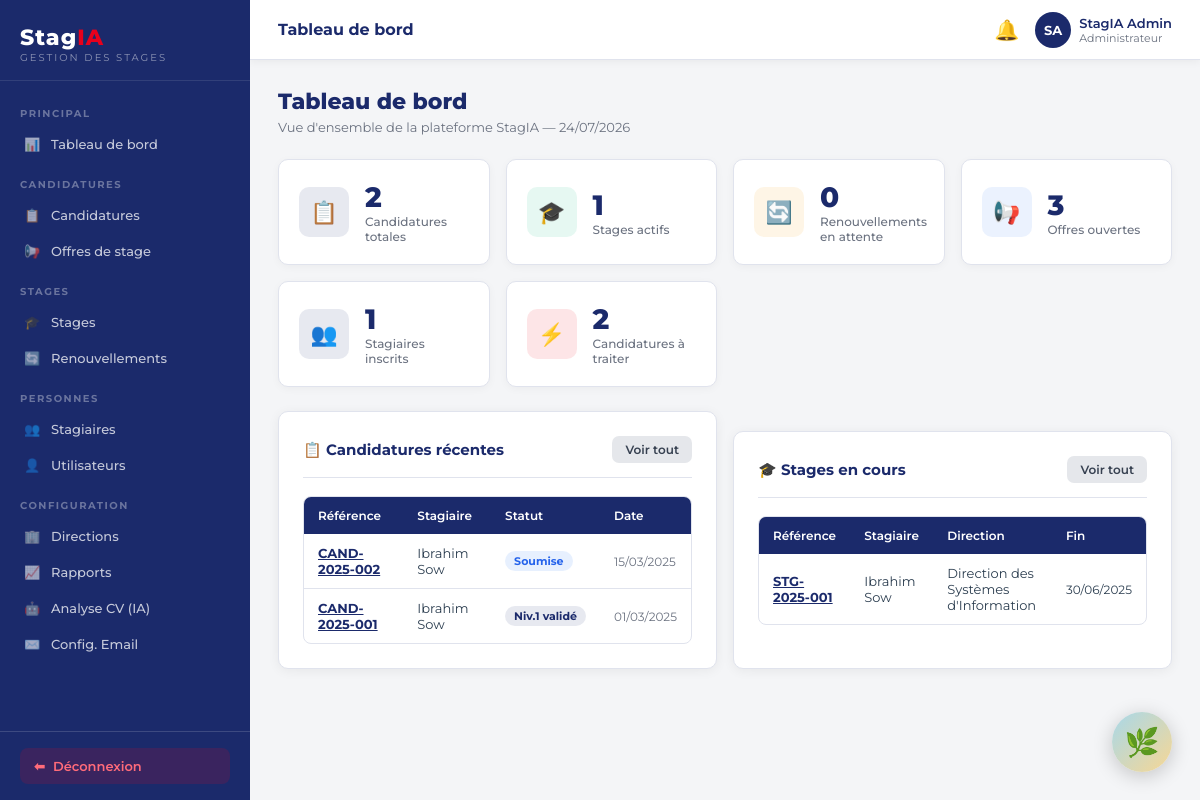
The app's page /backoffice.php (signed in) with its own data.
### tables this page shows
CREATE TABLE IF NOT EXISTS stages (
    id INT AUTO_INCREMENT PRIMARY KEY,
    reference VARCHAR(30) UNIQUE NOT NULL,
    candidature_id INT,
    stagiaire_id INT NOT NULL,
    direction_id INT,
    domaine_id INT,
    encadrant_id INT,
    date_debut DATE NOT NULL,
    date_fin DATE NOT NULL,
    duree_initiale_mois INT DEFAULT 3,
    duree_totale_mois INT DEFAULT 3,
    nb_renouvellements INT DEFAULT 0,
    remboursement_transport TINYINT(1) DEFAULT 0,
    montant_transport DECIMAL(10,2) DEFAULT 0,
    statut ENUM('preparation','en_cours','renouvele','termine','interrompu','annule') DEFAULT 'preparation',
    created_at TIMESTAMP DEFAULT CURRENT_TIMESTAMP,
    FOREIGN KEY (candidature_id) REFERENCES candidatures(id) ON DELETE SET NULL,
    FOREIGN KEY (stagiaire_id) REFERENCES stagiaires(id) ON DELETE CASCADE,
    FOREIGN KEY (direction_id) REFERENCES directions(id) ON DELETE SET NULL,
    FOREIGN KEY (domaine_id) REFERENCES domaines(id) ON DELETE SET NULL,
    FOREIGN KEY (encadrant_id) REFERENCES utilisateurs(id) ON DELETE SET NULL
);

CREATE TABLE IF NOT EXISTS candidatures (
    id INT AUTO_INCREMENT PRIMARY KEY,
    reference VARCHAR(30) UNIQUE NOT NULL,
    stagiaire_id INT NOT NULL,
    offre_id INT,
    type_candidature ENUM('offre','spontanee') DEFAULT 'spontanee',
    domaine_id INT,
    direction_id INT,
    score_tri DECIMAL(5,2) DEFAULT 0,
    statut_global ENUM('soumise','niv1_en_cours','niv1_valide','validee','niv1_rejete','rejetee','complement') DEFAULT 'soumise',
    motivation TEXT,
    date_candidature TIMESTAMP DEFAULT CURRENT_TIMESTAMP,
    FOREIGN KEY (stagiaire_id) REFERENCES stagiaires(id) ON DELETE CASCADE,
    FOREIGN KEY (offre_id) REFERENCES offres_stage(id) ON DELETE SET NULL,
    FOREIGN KEY (domaine_id) REFERENCES domaines(id) ON DELETE SET NULL,
    FOREIGN KEY (direction_id) REFERENCES directions(id) ON DELETE SET NULL
);

CREATE TABLE IF NOT EXISTS utilisateurs (
    id INT AUTO_INCREMENT PRIMARY KEY,
    nom VARCHAR(100) NOT NULL,
    prenom VARCHAR(100) NOT NULL,
    email VARCHAR(191) NOT NULL UNIQUE,
    mot_de_passe VARCHAR(255) NOT NULL,
    role ENUM('administrateur','habilite','superviseur','directeur','stagiaire') NOT NULL DEFAULT 'stagiaire',
    actif TINYINT(1) DEFAULT 1,
    civilite ENUM('M.','Mme') DEFAULT 'M.',
    created_at TIMESTAMP DEFAULT CURRENT_TIMESTAMP
);

CREATE TABLE IF NOT EXISTS directions (
    id INT AUTO_INCREMENT PRIMARY KEY,
    libelle VARCHAR(150) NOT NULL,
    abreviation VARCHAR(20),
    actif TINYINT(1) DEFAULT 1,
    created_at TIMESTAMP DEFAULT CURRENT_TIMESTAMP
);

### backoffice.php (called while the page is built, shortened)
<?php
require_once __DIR__ . '/config.php';
$page = preg_replace('/[^a-zA-Z0-9_\-]/', '', $_GET['page'] ?? 'dashboard');
$file = __DIR__ . "/pages/admin/{$page}.php";
include $file;

### pages/admin/dashboard.php (the view, shortened to what this page needs)
<?php
require_once __DIR__ . '/../../includes/header.php';
$pdo = getPDO();
$stats = [
    'candidatures' => $pdo->query('SELECT COUNT(*) FROM candidatures')->fetchColumn(),
    'stages_actifs' => $pdo->query("SELECT COUNT(*) FROM stages WHERE statut IN ('en_cours','renouvele','preparation')")->fetchColumn(),
    'renouvellements' => $pdo->query("SELECT COUNT(*) FROM renouvellements_stage WHERE statut = 'en_attente'")->fetchColumn(),
    'offres_ouvertes' => $pdo->query("SELECT COUNT(*) FROM offres_stage WHERE statut = 'ouverte'")->fetchColumn(),
    'stagiaires' => $pdo->query('SELECT COUNT(*) FROM stagiaires')->fetchColumn(),
    'a_valider' => $pdo->query("SELECT COUNT(*) FROM candidatures WHERE statut_global IN ('soumise','niv1_valide')")->fetchColumn(),
];
$recent_cands = $pdo->query('SELECT c.*, u.nom, u.prenom, o.titre as offre_titre FROM candidatures c JOIN stagiaires s ON s.id = c.stagiaire_id JOIN utilisateurs u ON u.id = s.utilisateur_id LEFT JOIN offres_stage o ON o.id = c.offre_id ORDER BY c.date_candidature DESC LIMIT 5')->fetchAll();
$recent_stages = $pdo->query("SELECT sg.*, u.nom, u.prenom, d.libelle as direction_libelle FROM stages sg JOIN stagiaires s ON s.id = sg.stagiaire_id JOIN utilisateurs u ON u.id = s.utilisateur_id LEFT JOIN directions d ON d.id = sg.direction_id WHERE sg.statut IN ('en_cours','renouvele') ORDER BY sg.created_at DESC LIMIT 5")->fetchAll();
?>
<div class="page-header">
  <h1>Tableau de bord</h1>
  <p>Vue d'ensemble de la plateforme StagIA &mdash; <?= date('d/m/Y') ?></p>
</div>
<div class="stat-grid">
  <div class="stat-card">
    <div class="stat-icon navy">📋</div>
    <div><div class="stat-val"><?= $stats['candidatures'] ?></div><div class="stat-label">Candidatures totales</div></div>
  </div>
  <div class="stat-card">
    <div class="stat-icon green">🎓</div>
    <div><div class="stat-val"><?= $stats['stages_actifs'] ?></div><div class="stat-label">Stages actifs</div></div>
  </div>
  <div class="stat-card">
    <div class="stat-icon orange">🔄</div>
    <div><div class="stat-val"><?= $stats['renouvellements'] ?></div><div class="stat-label">Renouvellements en attente</div></div>
  </div>
  <div class="stat-card">
    <div class="stat-icon blue">📢</div>
    <div><div class="stat-val"><?= $stats['offres_ouvertes'] ?></div><div class="stat-label">Offres ouvertes</div></div>
  </div>
  <div class="stat-card">
    <div class="stat-icon navy">👥</div>
    <div><div class="stat-val"><?= $stats['stagiaires'] ?></div><div class="stat-label">Stagiaires inscrits</div></div>
  </div>
  <div class="stat-card">
    <div class="stat-icon red">⚡</div>
    <div><div class="stat-val"><?= $stats['a_valider'] ?></div><div class="stat-label">Candidatures &agrave; traiter</div></div>
  </div>
</div>
<div class="grid-2">
  <div class="card">
    <div class="card-header">
      <span class="card-title">📋 Candidatures r&eacute;centes</span>
      <a href="backoffice.php?page=candidatures" class="btn btn-secondary btn-sm">Voir tout</a>
    </div>
    <?php if (empty($recent_cands)): ?>
    <div class="empty-state"><div class="empty-icon">📋</div><p>Aucune candidature.</p></div>
    <?php else: ?>
    <div class="table-wrap">
      <table>
        <thead><tr><th>R&eacute;f&eacute;rence</th><th>Stagiaire</th><th>Statut</th><th>Date</th></tr></thead>
        <tbody>
          <?php foreach ($recent_cands as $c): ?>
          <tr>
            <td><a href="backoffice.php?page=candidature_detail&id=<?= $c['id'] ?>" style="color:var(--navy);font-weight:700"><?= h($c['reference']) ?></a></td>
            <td><?= h($c['prenom'] . ' ' . $c['nom']) ?></td>
            <td><?= statusBadge($c['statut_global']) ?></td>
            <td class="text-sm text-muted"><?= h(date('d/m/Y', strtotime($c['date_candidature']))) ?></td>
          </tr>
          <?php endforeach; ?>
        </tbody>
      </table>
    </div>
    <?php endif; ?>
  </div>
  <div class="card">
    <div class="card-header">
      <span class="card-title">🎓 Stages en cours</span>
      <a href="backoffice.php?page=stages" class="btn btn-secondary btn-sm">Voir tout</a>
    </div>
    <?php if (empty($recent_stages)): ?>
    <div class="empty-state"><div class="empty-icon">🎓</div><p>Aucun stage actif.</p></div>
    <?php else: ?>
    <div class="table-wrap">
      <table>
        <thead><tr><th>R&eacute;f&eacute;rence</th><th>Stagiaire</th><th>Direction</th><th>Fin</th></tr></thead>
        <tbody>
          <?php foreach ($recent_stages as $s): ?>
          <tr>
            <td><a href="backoffice.php?page=stage_detail&id=<?= $s['id'] ?>" style="color:var(--navy);font-weight:700"><?= h($s['reference']) ?></a></td>
            <td><?= h($s['prenom'] . ' ' . $s['nom']) ?></td>
            <td><?= h($s['direction_libelle'] ?? '-') ?></td>
            <td class="text-sm"><?= h(date('d/m/Y', strtotime($s['date_fin']))) ?></td>
          </tr>
          <?php endforeach; ?>
        </tbody>
      </table>
    </div>
    <?php endif; ?>
  </div>
</div>
<?php require_once __DIR__ . '/../../includes/footer.php'; ?>

### config.php (shortened to what this page needs)
<?php
function h(string $s): string {
    return htmlspecialchars($s, ENT_QUOTES, 'UTF-8');
}
function statusBadge(string $statut): string {
    $map = [
        'soumise'        => ['Soumise', 'badge-info'],
        'niv1_en_cours'  => ['Niv.1 en cours', 'badge-warning'],
        'niv1_valide'    => ['Niv.1 validé', 'badge-primary'],
        'validee'        => ['Validée', 'badge-success'],
        'niv1_rejete'    => ['Niv.1 rejeté', 'badge-danger'],
        'rejetee'        => ['Rejetée', 'badge-danger'],
        'complement'     => ['Complément requis', 'badge-warning'],
        'preparation'    => ['Préparation', 'badge-info'],
        'en_cours'       => ['En cours', 'badge-success'],
        'renouvele'      => ['Renouvelé', 'badge-primary'],
        'termine'        => ['Terminé', 'badge-secondary'],
        'interrompu'     => ['Interrompu', 'badge-warning'],
        'annule'         => ['Annulé', 'badge-danger'],
        'ouverte'        => ['Ouverte', 'badge-success'],
        'fermee'         => ['Fermée', 'badge-warning'],
        'archivee'       => ['Archivée', 'badge-secondary'],
        'en_attente'     => ['En attente', 'badge-warning'],
        'valide'         => ['Validé', 'badge-success'],
        'rejete'         => ['Rejeté', 'badge-danger'],
        'precisions'     => ['Précisions requises', 'badge-info'],
        'valide_v'       => ['Validé', 'badge-success'],
        'rejete_v'       => ['Rejeté', 'badge-danger'],
    ];
    [$label, $cls] = $map[$statut] ?? [ucfirst($statut), 'badge-secondary'];
    return "<span class=\"badge $cls\">" . h($label) . '</span>';
}

### includes/header.php (style rules this page uses)
*,*::before,*::after { box-sizing:border-box;margin:0;padding:0 }
html { font-size:15px }
body { font-family:'Montserrat',sans-serif;background:#f4f5f7;color:#2c3e50;display:flex;min-height:100vh }
:root { --navy:#1b2a6b; --navy-dark:#132050; --navy-light:#2d3f8c; --red:#e8001c; --red-dark:#c0001a; --gray-bg:#f4f5f7; --gray-border:#e0e3ed; --gray-text:#6b7280; --white:#ffffff; --success:#10b981; --warning:#f59e0b; --info:#3b82f6; --sidebar-w:250px; }
.page-header { margin-bottom:24px; }
.page-header h1 { font-size:22px;font-weight:800;color:var(--navy); }
.page-header p { color:var(--gray-text);font-size:13px;margin-top:4px; }
.card { background:#fff;border-radius:10px;padding:24px;box-shadow:0 2px 12px rgba(0,0,0,.06);border:1px solid var(--gray-border); }
.card-header { display:flex;align-items:center;justify-content:space-between;margin-bottom:18px;padding-bottom:14px;border-bottom:1px solid var(--gray-border); }
.card-title { font-size:15px;font-weight:700;color:var(--navy); }
.card + .card { margin-top:20px; }
.stat-grid { display:grid;grid-template-columns:repeat(auto-fit,minmax(200px,1fr));gap:16px;margin-bottom:24px; }
.stat-card { background:#fff;border-radius:10px;padding:20px; border:1px solid var(--gray-border); display:flex;align-items:center;gap:16px; box-shadow:0 2px 8px rgba(0,0,0,.04); }
.stat-icon { width:50px;height:50px;border-radius:10px; display:flex;align-items:center;justify-content:center; font-size:22px;flex-shrink:0; }
.stat-icon.navy { background:rgba(27,42,107,.1);color:var(--navy); }
.stat-icon.red { background:rgba(232,0,28,.1);color:var(--red); }
.stat-icon.green { background:rgba(16,185,129,.1);color:var(--success); }
.stat-icon.orange { background:rgba(245,158,11,.1);color:var(--warning); }
.stat-icon.blue { background:rgba(59,130,246,.1);color:var(--info); }
.stat-val { font-size:28px;font-weight:800;color:var(--navy); }
.stat-label { font-size:12px;color:var(--gray-text);font-weight:500; }
.btn { display:inline-flex;align-items:center;gap:6px; padding:9px 18px;border-radius:7px; font-size:13px;font-weight:600;font-family:inherit; border:none;cursor:pointer;transition:all .2s; text-decoration:none;white-space:nowrap; }
.btn-secondary { background:#e5e7eb;color:#374151; }
.btn-sm { padding:6px 13px;font-size:12px; }
.badge { display:inline-flex;align-items:center; padding:3px 9px;border-radius:99px; font-size:11px;font-weight:700;white-space:nowrap; }
.badge-info { background:rgba(59,130,246,.12);color:#2563eb; }
.badge-primary { background:rgba(27,42,107,.1);color:var(--navy); }
.table-wrap { overflow-x:auto;border-radius:8px;border:1px solid var(--gray-border); }
table { width:100%;border-collapse:collapse;font-size:13px; }
thead th { background:var(--navy);color:#fff;padding:11px 14px;font-weight:600;font-size:12px;text-align:left;white-space:nowrap; }
tbody td { padding:11px 14px;border-bottom:1px solid var(--gray-border);vertical-align:middle; }
tbody tr:last-child td { border-bottom:none; }
.text-muted { color:var(--gray-text); }
.text-sm { font-size:12px; }
.grid-2 { display:grid;grid-template-columns:1fr 1fr;gap:16px; }

### records on screen
stages: encadrant "2", nb_renouvellements "0", reference "STG-2025-001", utilisateurs.prenom+nom "Ibrahim Sow", direction.libelle "Direction des Systèmes d'Information", date_fin "30/06/2025"
candidatures: reference "CAND-2025-002", utilisateurs.prenom+nom "Ibrahim Sow", label "Soumise", date_candidature "15/03/2025"
candidatures: reference "CAND-2025-001", utilisateurs.prenom+nom "Ibrahim Sow", label "Niv.1 validé", date_candidature "01/03/2025"

### other values on screen
STAGIA_PAGE ?: 'StagIA' "Tableau de bord"
$initiales "SA"
$prenom . ' ' . $nom "StagIA Admin"
$user['role'] "Administrateur"
$stats['stages_actifs'] "1"
$stats['offres_ouvertes'] "3"
$stats['stagiaires'] "1"
